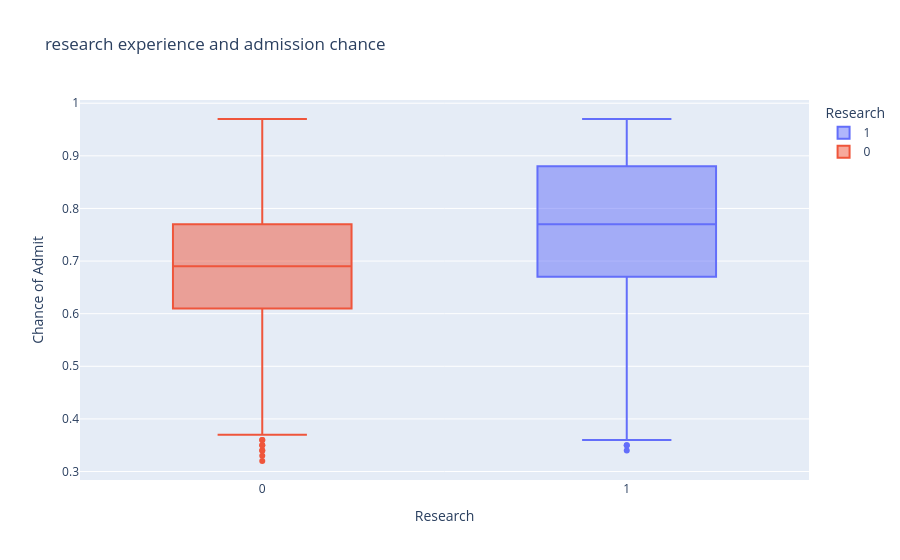
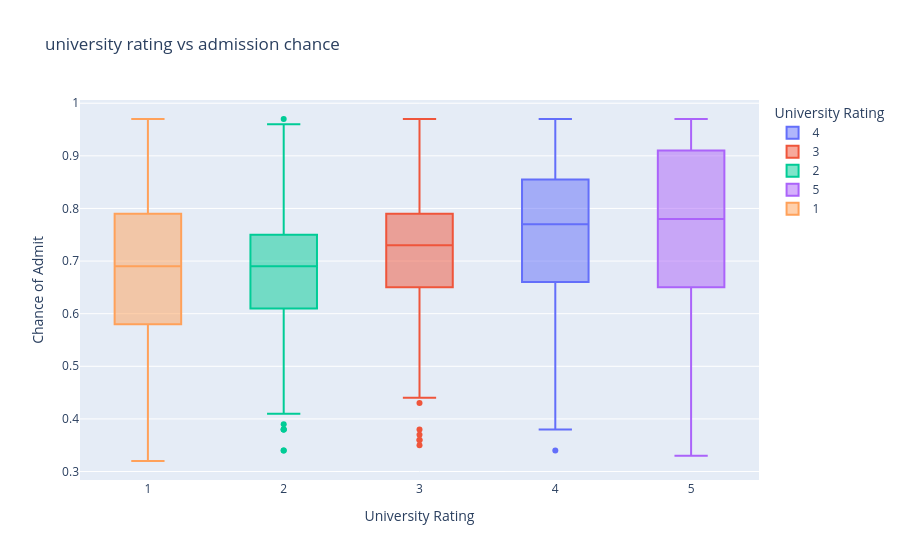

Notebook source saved alongside these figures, in order:
### Code cell
#research experience comparison
fig6 = px.box(
    df,
    x="Research",
    y="Chance of Admit",
    color="Research",
    title="research experience and admission chance"
)
fig6.show()

# 7. university rating comparison
fig7 = px.box(
    df,
    x="University Rating",
    y="Chance of Admit",
    color="University Rating",
    title="university rating vs admission chance"
)
fig7.show()

### Figure 1 — Plotly figure (JSON) as saved in the notebook; plotly's stock layout.template omitted (floating-point values rounded to 4 significant figures; data arrays with more than 128 entries replaced by an {"elided": "..."} marker saying what was removed)
{"data": [{"alignmentgroup": "True", "hovertemplate": "Research=%{x}<br>Chance of Admit=%{y}<extra></extra>", "legendgroup": "1", "marker": {"color": "#636efa"}, "name": "1", "notched": false, "offsetgroup": "1", "orientation": "v", "showlegend": true, "type": "box", "x": {"elided": "503 int values"}, "x0": " ", "xaxis": "x", "y": {"elided": "503 float values"}, "y0": " ", "yaxis": "y"}, {"alignmentgroup": "True", "hovertemplate": "Research=%{x}<br>Chance of Admit=%{y}<extra></extra>", "legendgroup": "0", "marker": {"color": "#EF553B"}, "name": "0", "notched": false, "offsetgroup": "0", "orientation": "v", "showlegend": true, "type": "box", "x": {"elided": "497 int values"}, "x0": " ", "xaxis": "x", "y": {"elided": "497 float values"}, "y0": " ", "yaxis": "y"}], "layout": {"boxmode": "overlay", "legend": {"title": {"text": "Research"}, "tracegroupgap": 0}, "title": {"text": "research experience and admission chance"}, "xaxis": {"anchor": "y", "categoryarray": [1, 0], "categoryorder": "array", "domain": [0, 1], "title": {"text": "Research"}}, "yaxis": {"anchor": "x", "domain": [0, 1], "title": {"text": "Chance of Admit"}}}}

### Figure 2 — Plotly figure (JSON) as saved in the notebook; plotly's stock layout.template omitted (floating-point values rounded to 4 significant figures; data arrays with more than 128 entries replaced by an {"elided": "..."} marker saying what was removed)
{"data": [{"alignmentgroup": "True", "hovertemplate": "University Rating=%{x}<br>Chance of Admit=%{y}<extra></extra>", "legendgroup": "4", "marker": {"color": "#636efa"}, "name": "4", "notched": false, "offsetgroup": "4", "orientation": "v", "showlegend": true, "type": "box", "x": {"elided": "192 int values"}, "x0": " ", "xaxis": "x", "y": {"elided": "192 float values"}, "y0": " ", "yaxis": "y"}, {"alignmentgroup": "True", "hovertemplate": "University Rating=%{x}<br>Chance of Admit=%{y}<extra></extra>", "legendgroup": "3", "marker": {"color": "#EF553B"}, "name": "3", "notched": false, "offsetgroup": "3", "orientation": "v", "showlegend": true, "type": "box", "x": {"elided": "246 int values"}, "x0": " ", "xaxis": "x", "y": {"elided": "246 float values"}, "y0": " ", "yaxis": "y"}, {"alignmentgroup": "True", "hovertemplate": "University Rating=%{x}<br>Chance of Admit=%{y}<extra></extra>", "legendgroup": "2", "marker": {"color": "#00cc96"}, "name": "2", "notched": false, "offsetgroup": "2", "orientation": "v", "showlegend": true, "type": "box", "x": {"elided": "235 int values"}, "x0": " ", "xaxis": "x", "y": {"elided": "235 float values"}, "y0": " ", "yaxis": "y"}, {"alignmentgroup": "True", "hovertemplate": "University Rating=%{x}<br>Chance of Admit=%{y}<extra></extra>", "legendgroup": "5", "marker": {"color": "#ab63fa"}, "name": "5", "notched": false, "offsetgroup": "5", "orientation": "v", "showlegend": true, "type": "box", "x": {"elided": "178 int values"}, "x0": " ", "xaxis": "x", "y": {"elided": "178 float values"}, "y0": " ", "yaxis": "y"}, {"alignmentgroup": "True", "hovertemplate": "University Rating=%{x}<br>Chance of Admit=%{y}<extra></extra>", "legendgroup": "1", "marker": {"color": "#FFA15A"}, "name": "1", "notched": false, "offsetgroup": "1", "orientation": "v", "showlegend": true, "type": "box", "x": {"elided": "149 int values"}, "x0": " ", "xaxis": "x", "y": {"elided": "149 float values"}, "y0": " ", "yaxis": "y"}], "layout": {"boxmode": "overlay", "legend": {"title": {"text": "University Rating"}, "tracegroupgap": 0}, "title": {"text": "university rating vs admission chance"}, "xaxis": {"anchor": "y", "categoryarray": [4, 3, 2, 5, 1], "categoryorder": "array", "domain": [0, 1], "title": {"text": "University Rating"}}, "yaxis": {"anchor": "x", "domain": [0, 1], "title": {"text": "Chance of Admit"}}}}
